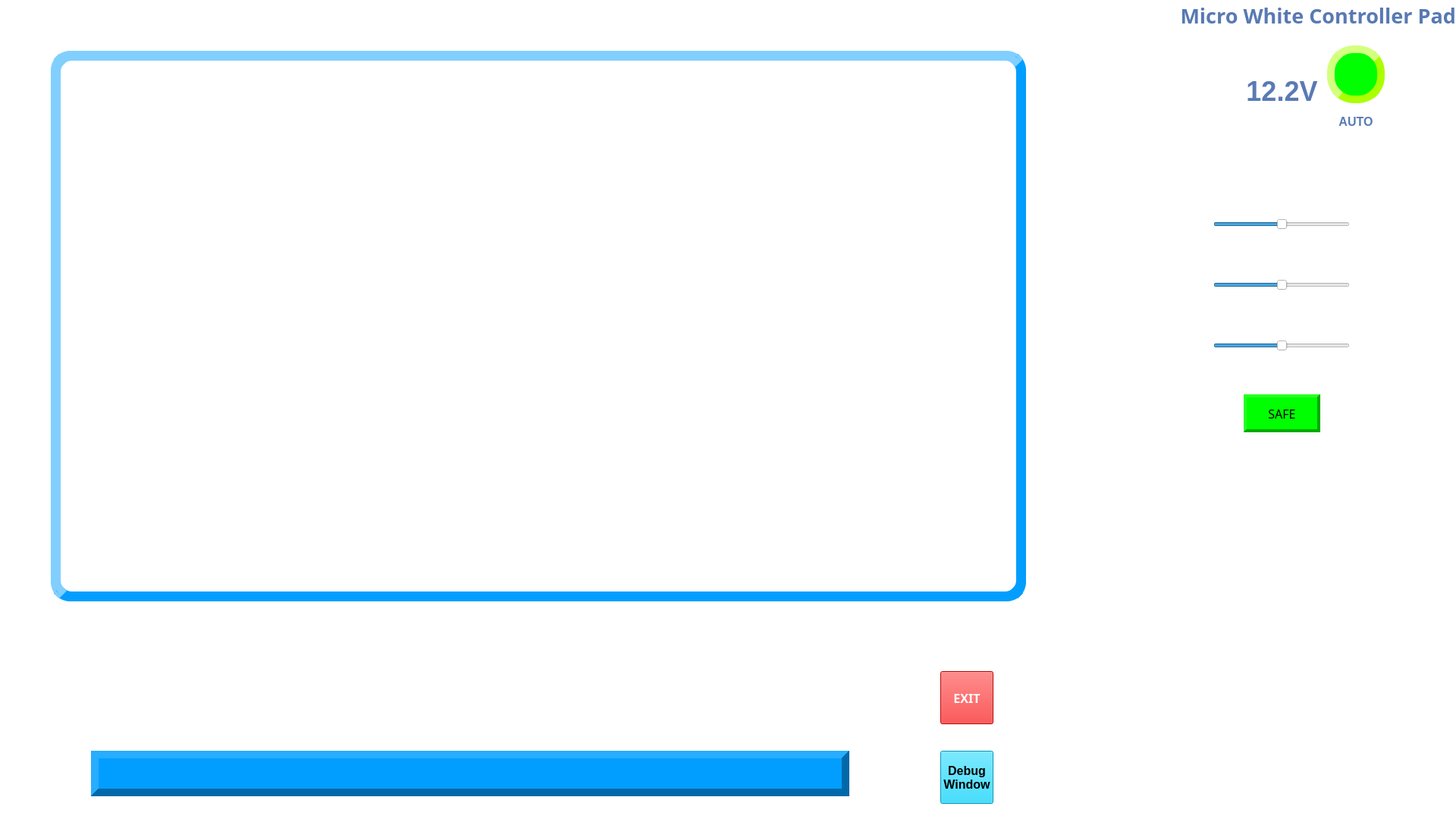
<?xml version="1.0" encoding="UTF-8"?>
<ui version="4.0">
 <class>Mainpage</class>
 <widget class="QMainWindow" name="Mainpage">
  <property name="geometry">
   <rect>
    <x>0</x>
    <y>0</y>
    <width>1920</width>
    <height>1080</height>
   </rect>
  </property>
  <property name="minimumSize">
   <size>
    <width>1280</width>
    <height>720</height>
   </size>
  </property>
  <property name="baseSize">
   <size>
    <width>1920</width>
    <height>1080</height>
   </size>
  </property>
  <property name="windowTitle">
   <string>Mainpage</string>
  </property>
  <widget class="QWidget" name="centralwidget">
   <property name="styleSheet">
    <string notr="true">background-color: rgb(255, 255, 255);</string>
   </property>
   <widget class="QWidget" name="Main" native="true">
    <property name="geometry">
     <rect>
      <x>0</x>
      <y>0</y>
      <width>1420</width>
      <height>860</height>
     </rect>
    </property>
    <property name="minimumSize">
     <size>
      <width>1420</width>
      <height>860</height>
     </size>
    </property>
    <property name="baseSize">
     <size>
      <width>1420</width>
      <height>860</height>
     </size>
    </property>
    <widget class="QFrame" name="Screen">
     <property name="geometry">
      <rect>
       <x>67</x>
       <y>67</y>
       <width>1286</width>
       <height>726</height>
      </rect>
     </property>
     <property name="minimumSize">
      <size>
       <width>1286</width>
       <height>726</height>
      </size>
     </property>
     <property name="baseSize">
      <size>
       <width>1286</width>
       <height>726</height>
      </size>
     </property>
     <property name="styleSheet">
      <string notr="true">border-radius: 25px;  border: 10px groove gray;
border-style: outset;
border-color: rgb(2, 158, 255);</string>
     </property>
     <property name="frameShape">
      <enum>QFrame::Box</enum>
     </property>
     <property name="lineWidth">
      <number>3</number>
     </property>
     <widget class="QLabel" name="ScreenPic">
      <property name="geometry">
       <rect>
        <x>3</x>
        <y>3</y>
        <width>1280</width>
        <height>720</height>
       </rect>
      </property>
      <property name="minimumSize">
       <size>
        <width>1280</width>
        <height>720</height>
       </size>
      </property>
      <property name="maximumSize">
       <size>
        <width>1280</width>
        <height>720</height>
       </size>
      </property>
      <property name="baseSize">
       <size>
        <width>1280</width>
        <height>720</height>
       </size>
      </property>
      <property name="text">
       <string/>
      </property>
     </widget>
    </widget>
   </widget>
   <widget class="QWidget" name="ModeButtonArea" native="true">
    <property name="geometry">
     <rect>
      <x>0</x>
      <y>860</y>
      <width>1420</width>
      <height>120</height>
     </rect>
    </property>
    <property name="minimumSize">
     <size>
      <width>1420</width>
      <height>120</height>
     </size>
    </property>
    <property name="baseSize">
     <size>
      <width>1420</width>
      <height>120</height>
     </size>
    </property>
    <widget class="QPushButton" name="Exitbutton">
     <property name="geometry">
      <rect>
       <x>1240</x>
       <y>25</y>
       <width>70</width>
       <height>70</height>
      </rect>
     </property>
     <property name="font">
      <font>
       <family>Segoe UI Black</family>
       <pointsize>12</pointsize>
       <weight>75</weight>
       <bold>true</bold>
      </font>
     </property>
     <property name="styleSheet">
      <string notr="true">color: rgb(255, 255, 255);
background-color: rgb(255, 0, 0);</string>
     </property>
     <property name="text">
      <string>EXIT</string>
     </property>
    </widget>
   </widget>
   <widget class="QWidget" name="DebugMessageBox" native="true">
    <property name="geometry">
     <rect>
      <x>0</x>
      <y>980</y>
      <width>1420</width>
      <height>100</height>
     </rect>
    </property>
    <property name="minimumSize">
     <size>
      <width>1420</width>
      <height>100</height>
     </size>
    </property>
    <property name="baseSize">
     <size>
      <width>1420</width>
      <height>100</height>
     </size>
    </property>
    <widget class="QPushButton" name="OpenDebugWin">
     <property name="geometry">
      <rect>
       <x>1240</x>
       <y>10</y>
       <width>70</width>
       <height>70</height>
      </rect>
     </property>
     <property name="font">
      <font>
       <family>Microsoft JhengHei UI</family>
       <pointsize>12</pointsize>
       <weight>75</weight>
       <bold>true</bold>
      </font>
     </property>
     <property name="styleSheet">
      <string notr="true">background-color: rgb(2, 209, 255);</string>
     </property>
     <property name="text">
      <string>Debug
Window</string>
     </property>
    </widget>
    <widget class="QTextBrowser" name="SmallDebugWin">
     <property name="geometry">
      <rect>
       <x>120</x>
       <y>10</y>
       <width>1000</width>
       <height>60</height>
      </rect>
     </property>
     <property name="font">
      <font>
       <family>Adobe 黑体 Std R</family>
       <pointsize>16</pointsize>
       <kerning>false</kerning>
      </font>
     </property>
     <property name="styleSheet">
      <string notr="true">background-color: rgb(2, 158, 255);
color: rgb(255, 255, 255);</string>
     </property>
     <property name="frameShape">
      <enum>QFrame::Panel</enum>
     </property>
     <property name="frameShadow">
      <enum>QFrame::Raised</enum>
     </property>
     <property name="lineWidth">
      <number>10</number>
     </property>
     <property name="verticalScrollBarPolicy">
      <enum>Qt::ScrollBarAlwaysOff</enum>
     </property>
     <property name="horizontalScrollBarPolicy">
      <enum>Qt::ScrollBarAlwaysOff</enum>
     </property>
    </widget>
   </widget>
   <widget class="QWidget" name="OtherArea" native="true">
    <property name="geometry">
     <rect>
      <x>1420</x>
      <y>640</y>
      <width>500</width>
      <height>440</height>
     </rect>
    </property>
    <property name="minimumSize">
     <size>
      <width>500</width>
      <height>440</height>
     </size>
    </property>
    <property name="baseSize">
     <size>
      <width>500</width>
      <height>440</height>
     </size>
    </property>
   </widget>
   <widget class="QWidget" name="Title" native="true">
    <property name="geometry">
     <rect>
      <x>1420</x>
      <y>0</y>
      <width>500</width>
      <height>40</height>
     </rect>
    </property>
    <property name="minimumSize">
     <size>
      <width>500</width>
      <height>40</height>
     </size>
    </property>
    <property name="baseSize">
     <size>
      <width>500</width>
      <height>40</height>
     </size>
    </property>
    <widget class="QLabel" name="TitleWords">
     <property name="geometry">
      <rect>
       <x>0</x>
       <y>0</y>
       <width>500</width>
       <height>40</height>
      </rect>
     </property>
     <property name="font">
      <font>
       <family>Segoe Print</family>
       <pointsize>20</pointsize>
       <weight>75</weight>
       <bold>true</bold>
      </font>
     </property>
     <property name="styleSheet">
      <string notr="true">color: rgb(88, 121, 180);</string>
     </property>
     <property name="text">
      <string>Micro White Controller Pad</string>
     </property>
     <property name="alignment">
      <set>Qt::AlignRight|Qt::AlignTrailing|Qt::AlignVCenter</set>
     </property>
    </widget>
   </widget>
   <widget class="QWidget" name="Tab" native="true">
    <property name="geometry">
     <rect>
      <x>1420</x>
      <y>40</y>
      <width>500</width>
      <height>600</height>
     </rect>
    </property>
    <property name="minimumSize">
     <size>
      <width>500</width>
      <height>600</height>
     </size>
    </property>
    <property name="baseSize">
     <size>
      <width>500</width>
      <height>600</height>
     </size>
    </property>
    <widget class="QWidget" name="Power" native="true">
     <property name="geometry">
      <rect>
       <x>0</x>
       <y>40</y>
       <width>221</width>
       <height>81</height>
      </rect>
     </property>
     <property name="autoFillBackground">
      <bool>false</bool>
     </property>
     <property name="styleSheet">
      <string notr="true">border-image: url(:/new/pic/resource/powernov.png);</string>
     </property>
    </widget>
    <widget class="QWidget" name="CameraTitle" native="true">
     <property name="geometry">
      <rect>
       <x>130</x>
       <y>150</y>
       <width>161</width>
       <height>51</height>
      </rect>
     </property>
     <property name="styleSheet">
      <string notr="true">border-image: url(:/new/pic/resource/camera.png);</string>
     </property>
    </widget>
    <widget class="QWidget" name="OtherWords" native="true">
     <property name="geometry">
      <rect>
       <x>30</x>
       <y>220</y>
       <width>141</width>
       <height>311</height>
      </rect>
     </property>
     <property name="styleSheet">
      <string notr="true">border-image: url(:/new/pic/resource/其他文字.png);</string>
     </property>
    </widget>
    <widget class="QSlider" name="A1">
     <property name="geometry">
      <rect>
       <x>180</x>
       <y>245</y>
       <width>180</width>
       <height>22</height>
      </rect>
     </property>
     <property name="minimum">
      <number>0</number>
     </property>
     <property name="maximum">
      <number>255</number>
     </property>
     <property name="value">
      <number>128</number>
     </property>
     <property name="orientation">
      <enum>Qt::Horizontal</enum>
     </property>
    </widget>
    <widget class="QSlider" name="A2">
     <property name="geometry">
      <rect>
       <x>180</x>
       <y>325</y>
       <width>180</width>
       <height>22</height>
      </rect>
     </property>
     <property name="minimum">
      <number>0</number>
     </property>
     <property name="maximum">
      <number>255</number>
     </property>
     <property name="value">
      <number>128</number>
     </property>
     <property name="orientation">
      <enum>Qt::Horizontal</enum>
     </property>
    </widget>
    <widget class="QSlider" name="A3">
     <property name="geometry">
      <rect>
       <x>180</x>
       <y>405</y>
       <width>180</width>
       <height>22</height>
      </rect>
     </property>
     <property name="minimum">
      <number>0</number>
     </property>
     <property name="maximum">
      <number>255</number>
     </property>
     <property name="value">
      <number>128</number>
     </property>
     <property name="sliderPosition">
      <number>128</number>
     </property>
     <property name="orientation">
      <enum>Qt::Horizontal</enum>
     </property>
    </widget>
    <widget class="QLabel" name="Led">
     <property name="geometry">
      <rect>
       <x>220</x>
       <y>480</y>
       <width>101</width>
       <height>50</height>
      </rect>
     </property>
     <property name="font">
      <font>
       <family>Adobe 黑体 Std R</family>
       <pointsize>12</pointsize>
      </font>
     </property>
     <property name="autoFillBackground">
      <bool>false</bool>
     </property>
     <property name="styleSheet">
      <string notr="true">background-color: rgb(0, 255, 0);</string>
     </property>
     <property name="frameShape">
      <enum>QFrame::Panel</enum>
     </property>
     <property name="frameShadow">
      <enum>QFrame::Raised</enum>
     </property>
     <property name="lineWidth">
      <number>4</number>
     </property>
     <property name="midLineWidth">
      <number>2</number>
     </property>
     <property name="text">
      <string>SAFE</string>
     </property>
     <property name="textFormat">
      <enum>Qt::AutoText</enum>
     </property>
     <property name="alignment">
      <set>Qt::AlignCenter</set>
     </property>
    </widget>
    <widget class="QWidget" name="Auto" native="true">
     <property name="geometry">
      <rect>
       <x>330</x>
       <y>20</y>
       <width>76</width>
       <height>111</height>
      </rect>
     </property>
     <widget class="QPushButton" name="AutoButton">
      <property name="geometry">
       <rect>
        <x>0</x>
        <y>0</y>
        <width>76</width>
        <height>76</height>
       </rect>
      </property>
      <property name="focusPolicy">
       <enum>Qt::StrongFocus</enum>
      </property>
      <property name="styleSheet">
       <string notr="true">background-color: rgb(0, 170, 255);
selection-color: rgb(0, 85, 0);
background-color: qradialgradient(spread:pad, cx:0.5, cy:0.5, radius:0.5, fx:0.5, fy:0.5, stop:0 rgba(255, 235, 235, 206), stop:0.35 rgba(255, 188, 188, 80), stop:0.4 rgba(255, 162, 162, 80), stop:0.425 rgba(255, 132, 132, 156), stop:0.44 rgba(252, 128, 128, 80), stop:1 rgba(255, 255, 255, 0));
border-radius: 35px;  border: 10px groove gray;
border-style: outset;
border-color: rgb(170, 255, 0);
background-color: rgb(0, 255, 0);
</string>
      </property>
      <property name="text">
       <string/>
      </property>
      <property name="checkable">
       <bool>true</bool>
      </property>
      <property name="autoDefault">
       <bool>false</bool>
      </property>
      <property name="flat">
       <bool>false</bool>
      </property>
     </widget>
     <widget class="QLabel" name="AutoText">
      <property name="geometry">
       <rect>
        <x>0</x>
        <y>90</y>
        <width>76</width>
        <height>20</height>
       </rect>
      </property>
      <property name="font">
       <font>
        <family>Microsoft YaHei UI</family>
        <pointsize>12</pointsize>
        <weight>75</weight>
        <bold>true</bold>
       </font>
      </property>
      <property name="styleSheet">
       <string notr="true">color: rgb(89, 122, 180);</string>
      </property>
      <property name="text">
       <string>AUTO</string>
      </property>
      <property name="alignment">
       <set>Qt::AlignCenter</set>
      </property>
     </widget>
    </widget>
    <widget class="QLabel" name="PowerNum">
     <property name="geometry">
      <rect>
       <x>220</x>
       <y>60</y>
       <width>101</width>
       <height>40</height>
      </rect>
     </property>
     <property name="font">
      <font>
       <family>Microsoft JhengHei UI</family>
       <pointsize>27</pointsize>
       <weight>75</weight>
       <bold>true</bold>
      </font>
     </property>
     <property name="styleSheet">
      <string notr="true">color: rgb(89, 122, 180);</string>
     </property>
     <property name="text">
      <string>12.2V</string>
     </property>
     <property name="alignment">
      <set>Qt::AlignCenter</set>
     </property>
    </widget>
    <zorder>Auto</zorder>
    <zorder>Power</zorder>
    <zorder>CameraTitle</zorder>
    <zorder>OtherWords</zorder>
    <zorder>A1</zorder>
    <zorder>A2</zorder>
    <zorder>A3</zorder>
    <zorder>Led</zorder>
    <zorder>PowerNum</zorder>
   </widget>
  </widget>
 </widget>
 <resources>
  <include location="resource.qrc"/>
 </resources>
 <connections/>
</ui>
